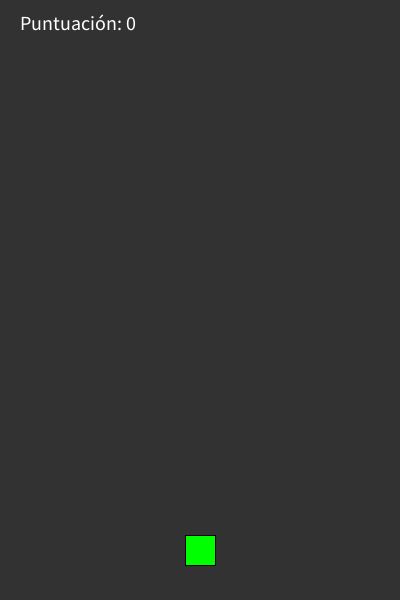
Frame 1 (no input)
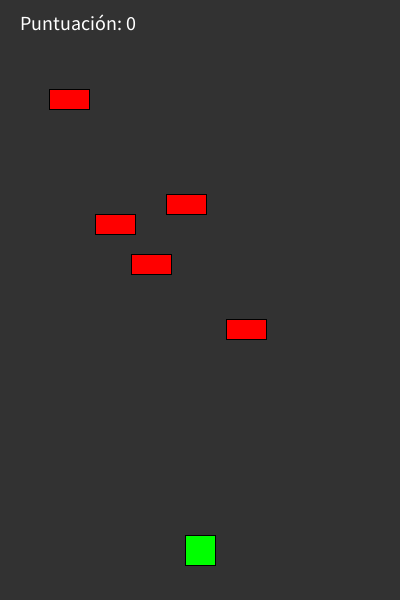
Frame 60 (the mouse pressed at the canvas centre just before this capture)
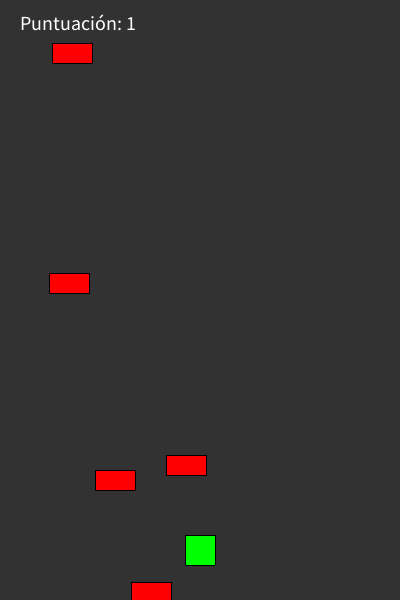
Frame 120 (the mouse held since frame 60 and released just before this capture)

The Processing sketch that drew these frames (run headless with seeded random() and noise(); from frame 60 on, the mouse is pressed at the canvas centre):

// Processing sketch: Juego1
// ── Juego1.pde
class Juego {
  Cuadrado jugador;
  Obstaculo[] obstaculos;
  int totalObstaculos = 5;
  int puntuacion = 0;
  boolean juegoActivo = true;
  
  Juego() {
    jugador = new Cuadrado(width/2, height - 50);
    
    obstaculos = new Obstaculo[totalObstaculos];
    for (int i = 0; i < totalObstaculos; i++) {
      obstaculos[i] = new Obstaculo(random(40, width-40), random(-100, -20));
    }
  }
  
  void actualizar() {
    if (!juegoActivo) return;
    
    for (Obstaculo obs : obstaculos) {
      obs.actualizar();
      
      // Verificar colisión
      if (jugador.colisiona(obs)) {
        juegoActivo = false;
        return;
      }
      
      // Si el obstáculo sale de la pantalla, reiniciarlo
      if (obs.estaFuera()) {
        obs.reiniciar();
        puntuacion++;
      }
    }
  }
  
  void dibujar() {
    background(50);
    
    if (juegoActivo) {
      // Dibujar jugador y obstáculos
      jugador.dibujar();
      for (Obstaculo obs : obstaculos) {
        obs.dibujar();
      }
      
      // Mostrar puntuación
      fill(255);
      textSize(20);
      text("Puntuación: " + puntuacion, 20, 30);
    } else {
      // Pantalla de game over
      background(0);
      fill(255);
      textSize(40);
      textAlign(CENTER, CENTER);
      text("GAME OVER", width/2, height/2 - 50);
      textSize(20);
      text("Puntuación: " + puntuacion, width/2, height/2);
      text("Click para reiniciar", width/2, height/2 + 50);
    }
  }
  
  void reiniciar() {
    puntuacion = 0;
    juegoActivo = true;
    jugador = new Cuadrado(width/2, height - 50);
    
    for (int i = 0; i < totalObstaculos; i++) {
      obstaculos[i] = new Obstaculo(random(40, width-40), random(-100, -20));
    }
  }
  
  void mousePresionado() {
    if (!juegoActivo) {
      reiniciar();
    }
  }
  
  void teclaPresionada() {
    if (keyCode == LEFT) {
      jugador.moverIzquierda();
    } else if (keyCode == RIGHT) {
      jugador.moverDerecha();
    }
  }
}

// ── Cuadrado.pde
// Clase para el jugador (cuadrado)
class Cuadrado extends GameObject {
  float velocidad;
  
  Cuadrado(float x, float y) {
    super(x, y, 30, 30, color(0, 255, 0));
    velocidad = 10;
  }
  
  void moverIzquierda() {
    if (posicion.x - tamano.x/2 > 0) {
      posicion.x -= velocidad;
    }
  }
  
  void moverDerecha() {
    if (posicion.x + tamano.x/2 < width) {
      posicion.x += velocidad;
    }
  }
}

// ── GameObject.pde
// Clase base para objetos del juego
class GameObject {
  Vector posicion;
  Vector tamano;
  color colorObj;
  
  GameObject(float x, float y, float w, float h, color c) {
    posicion = new Vector(x, y);
    tamano = new Vector(w, h);
    colorObj = c;
  }
  
  void dibujar() {
    fill(colorObj);
    rect(posicion.x - tamano.x/2, posicion.y - tamano.y/2, tamano.x, tamano.y);
  }
  
  void actualizar() {
    // Método para ser sobrescrito por las subclases
  }
  
  boolean colisiona(GameObject otro) {
    return (abs(posicion.x - otro.posicion.x) * 2 < (tamano.x + otro.tamano.x)) &&
           (abs(posicion.y - otro.posicion.y) * 2 < (tamano.y + otro.tamano.y));
  }
}

// ── Obstaculo.pde
class Obstaculo extends GameObject {
  float velocidad;
  
  Obstaculo(float x, float y) {
    super(x, y, 40, 20, color(255, 0, 0));
    velocidad = random(3, 7);
  }
  
  void actualizar() {
    posicion.y += velocidad;
  }
  
  boolean estaFuera() {
    return posicion.y > height + tamano.y;
  }
  
  void reiniciar() {
    posicion.x = random(tamano.x, width - tamano.x);
    posicion.y = random(-100, -20);
    velocidad = random(3, 7);
  }
}

// ── Vector.pde
class Vector {
  float x, y;
  
  Vector(float x, float y) {
    this.x = x;
    this.y = y;
  }
  
  Vector copia() {
    return new Vector(x, y);
  }
}

// ── principal.pde
Juego juego;

void setup() {
  size(400, 600);
  juego = new Juego();
}

void draw() {
  juego.actualizar();
  juego.dibujar();
}

void mousePressed() {
  juego.mousePresionado();
}

void keyPressed() {
  juego.teclaPresionada();
}
